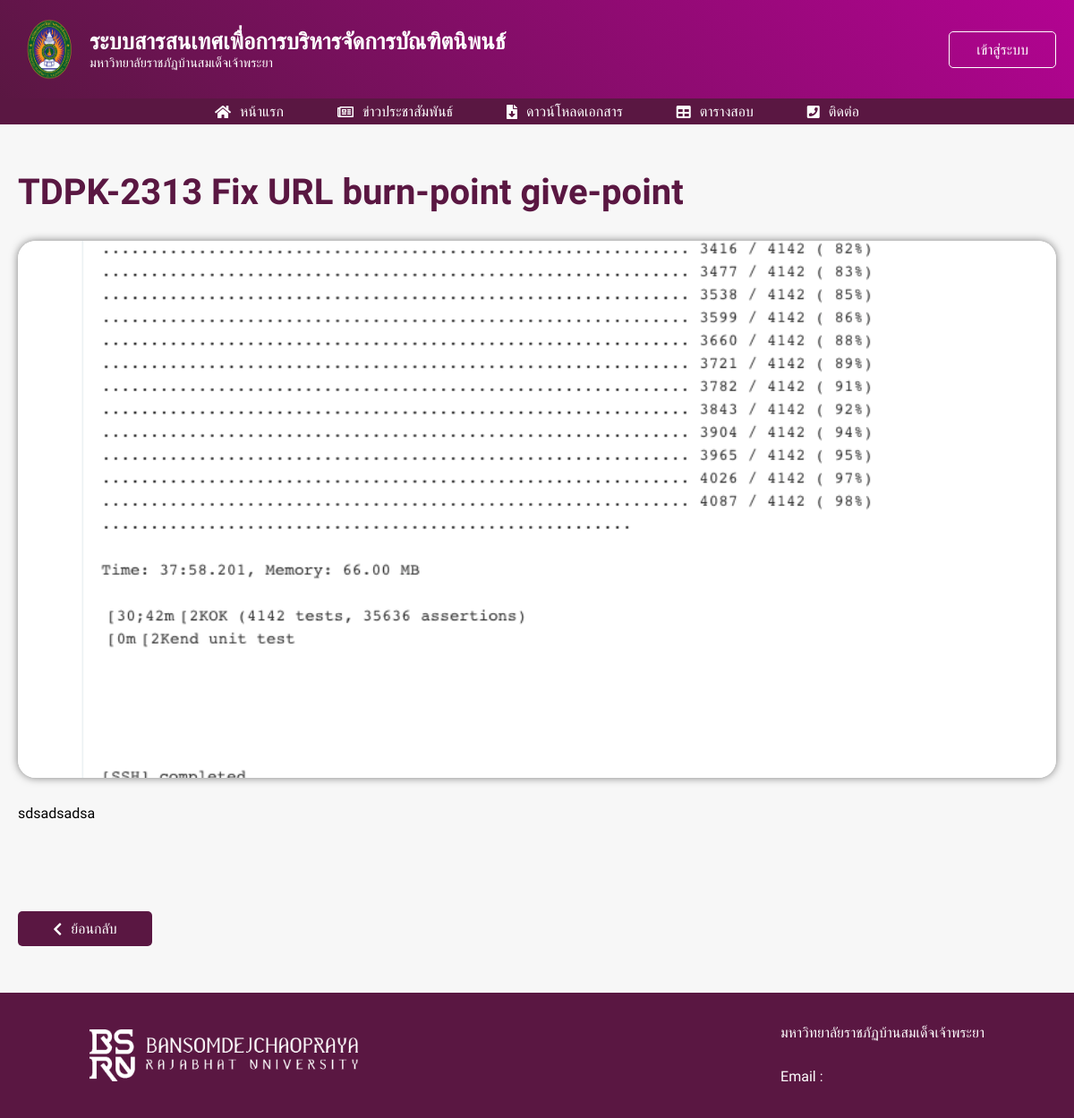
The page /newsDetail.php?news_id=2 on the database its author committed.
### tables this page shows
CREATE TABLE `news` (
  `news_id` int(6) NOT NULL,
  `title` text NOT NULL,
  `comment` text NOT NULL,
  `pic_file` text NOT NULL,
  `create_up` text NOT NULL
);

### newsDetail.php (the view, shortened to what this page needs)
<!DOCTYPE html>
<html lang="en">
  <head>
    <?php include('root.php'); ?>
    <?php include('import.php'); ?>
  </head>
  <body>
  <?php
        if(isset($_REQUEST['student_id'])){
            include('student_navbarLogin.php');
        }
        else if(isset($_REQUEST['personal_id'])){
            include('teacher_navbarLogin.php');
        }
        else{
            include('navbarNotLogin.php');
        }
    ?>
  <?php
    $stmt = $pdo->query("select * from news where news_id = ".$_REQUEST['news_id']." ");
    while($row = $stmt->fetch(PDO::FETCH_ASSOC)){
    ?>
    <section class="container">
      <div class="newsDetail">
        <h1 class="newsDetail-title"><?php echo $row['title'] ; ?></h1>
        <div class="newsDetail-cover">
          <img src="news/<?php echo $row['news_id'] ; ?>/<?php echo $row['pic_file'] ; ?>">
        </div>
        <div class="newsDetail-read">
        <?php echo $row['comment'] ; ?>
        </div>
        <div class="btn-news-control">
        <?php
        if(isset($_REQUEST['student_id'])){
        ?>
          <div class="btn-news-control">
            <a href="news.php?student_id=<?php echo $_REQUEST['student_id'] ; ?>" class="btn btn-primary"><i class="fas fa-chevron-left"></i> ย้อนกลับ</a>
          </div>
        <?php
        }
        else if(isset($_REQUEST['personal_id'])){
          ?>
          <div class="btn-news-control">
            <a href="news.php?personal_id=<?php echo $_REQUEST['personal_id'] ; ?>" class="btn btn-primary"><i class="fas fa-chevron-left"></i> ย้อนกลับ</a>
          </div>
        <?php
        }
        else{
          ?>
          <div class="btn-news-control">
            <a href="news.php" class="btn btn-primary"><i class="fas fa-chevron-left"></i> ย้อนกลับ</a>
          </div>
        <?php
        }
    ?>
        </div>
      </div>
    </section>
    <?php
    }
    ?>
  <?php include('footer.php'); ?>
  </body>
</html>

### css/style.css (style rules this page uses)
* { margin: 0; padding: 0; box-sizing: border-box; font-family: 'Prompt', sans-serif; text-decoration: none; }
:root { --color-primary: #5a1742; --color-sub: #b30392; --color-light: #fff; --danger: #EA2027; --warning: #FFC312; --success: #1abc9c; --info: #3498db; }
.btn { display: flex; justify-content: center; align-items: center; border: none; font-size: 1rem; border-radius: 5px; transition: .3s ease; cursor: pointer; padding: 10px 20px; text-align: center; }
.btn-primary { background: var(--color-primary); color: var(--color-light); }
.btn-primary i, .btn-danger i , .btn-warning i , .btn-success i, .btn-info i { margin-right: 10px; }
.container { max-width: 1200px; margin: 0 auto; padding: 20px; min-height: 80vh; }
body { background: #f7f7f7; }
.newsDetail { width: 100%; display: flex; flex-direction: column; margin: 2rem 0; }
.newsDetail-title { font-size: 2.5rem; font-weight: 700; color: var(--color-primary); line-height: 3rem; }
.newsDetail-cover { width: 100%; height: 600px; margin: 30px 0; }
.newsDetail-cover img { width: 100%; height: 100%; object-fit: cover; border-radius: 20px; box-shadow: 0 0 10px rgba(0,0,0, 0.5); }
.newsDetail-read { width: 100%; }
.btn-news-control { width: 150px; margin-top: 50px; }

### rows shown on the page
news: title "TDPK-2313 Fix URL burn-point give-point", pic_file (picture), comment "sdsadsadsa"
